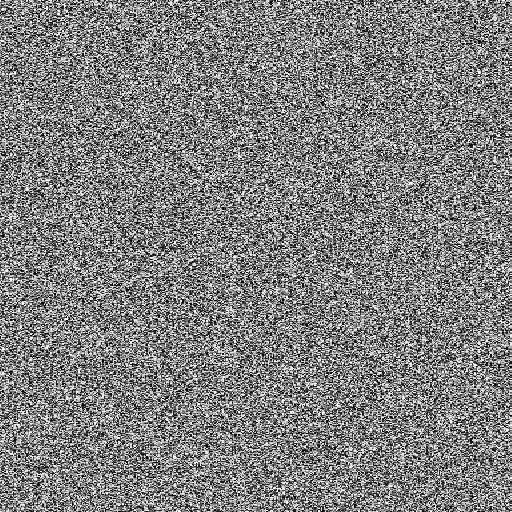
%> input picture encrypt.jpg, 512 x 512 px
$ octave PSNR_MSE.m   (GNU Octave 9; MATLAB toolbox functions it lacks are replaced by stand-ins)
%> lines starting %> are read from the running program, lines starting %| are printed output that depends on the picture
clc;    % Clear the command window.
close all;  % Close all figures (except those of imtool.)
clear;  % Erase all existing variables. Or clearvars if you want.
workspace;  % Make sure the workspace panel is showing.
format long g;
format compact;
fontSize = 20;
%------ GET DEMO IMAGES ----------------------------------------------------------
% Read in a standard MATLAB gray scale demo image.
grayImage = imread('encrypt.jpg');
%> grayImage is the input picture: size 512x512 uint8; min 0, max 255, mean 127.6
[rows ,columns] = size(grayImage);
%> rows = 512; columns = 512
% Display the first image.
subplot(2, 2, 1);
imshow(grayImage, []);
title('Original Gray Scale Image', 'FontSize', fontSize);
set(gcf, 'Position', get(0,'Screensize')); % Maximize figure.
% Get a second image by adding noise to the first image.
noisyImage = imnoise(grayImage, 'gaussian', 0, 0.000085);
% Display the second image.
subplot(2, 2, 2);
imshow(noisyImage, []);
title('Noisy Image', 'FontSize', fontSize);
%------ PSNR CALCULATION ----------------------------------------------------------
% Now we have our two images and we can calculate the PSNR.
% First, calculate the "square error" image.
% Make sure they're cast to floating point so that we can get negative differences.
% Otherwise two uint8's that should subtract to give a negative number
% would get clipped to zero and not be negative.
squaredErrorImage = (double(grayImage) - double(noisyImage)) .^ 2;
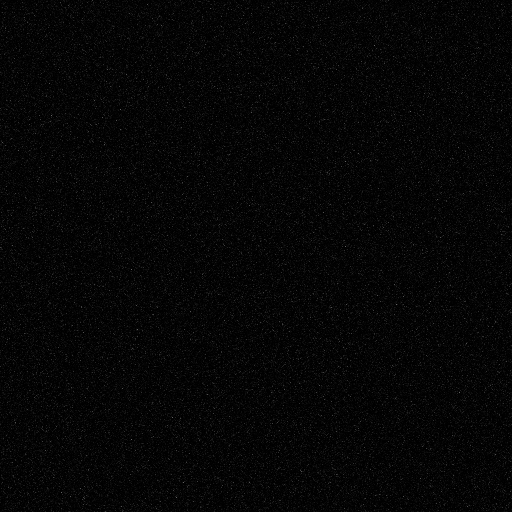
%> squaredErrorImage: size 512x512 double; min 0, max 100, mean 5.5
% Display the squared error image.
subplot(2, 2, 3);
imshow(squaredErrorImage, []);
title('Squared Error Image', 'FontSize', fontSize);
% Sum the Squared Image and divide by the number of elements
% to get the Mean Squared Error.  It will be a scalar (a single number).
mse = sum(sum(squaredErrorImage)) / (rows * columns);
%> mse = 5.46
% Calculate PSNR (Peak Signal to Noise Ratio) from the MSE according to the formula.
PSNR = 10 * log10( 256^2 / mse);
%> PSNR = 40.79
% Alert user of the answer.
message = sprintf('The mean square error is %.2f.\nThe PSNR = %.2f', mse, PSNR);
msgbox(message);
